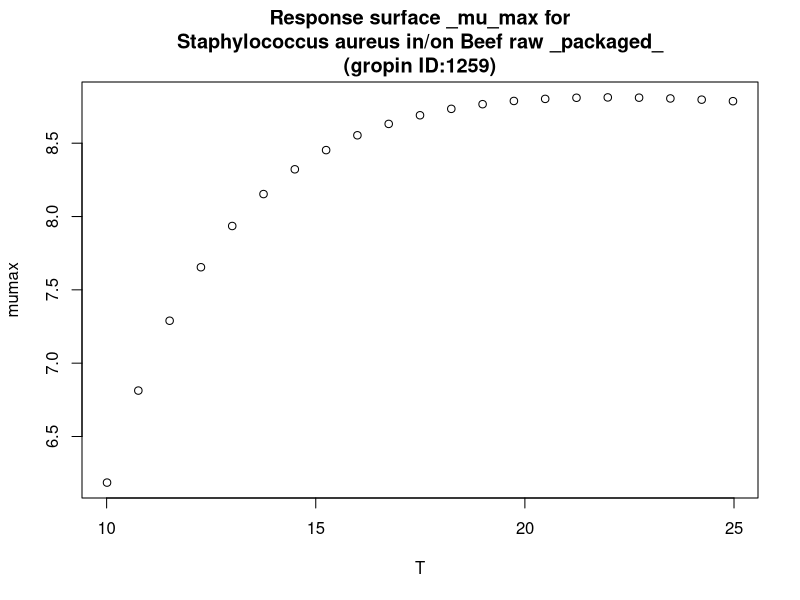

R code for this plot:
#############################
# start of Parameter script
#############################
T <- seq(10.01,24.975024975025,length.out=21)
#############################
# end of Parameter script
#############################
############################# 
# start of Model script Gropin ID 1259 
#############################
 
# constant coefficients for this model
 
variables <- data.frame(T)
argumentsPar <- unique.data.frame(expand.grid(variables))
 
# heart of the model
response_surface <- function(T) {
   mumax <-6.984+80.47/T-885.5/T^2

	return(mumax=mumax)
} 

# output parameters
responseSurface <- cbind(argumentsPar,response_surface(argumentsPar['T']))
colnames(responseSurface) <- c(colnames(argumentsPar),'mumax')
#############################
# End of Model script
#############################
############################# 
# start of Visualisation script Gropin ID 1259 
#############################
titleText <-'Response surface _mu_max for
Staphylococcus aureus in/on Beef raw _packaged_
(gropin ID:1259)'
plot(T,responseSurface$'mumax',xlab='T',
                          ylab='mumax',main=titleText)
#############################
# End of Visualisation script
#############################
